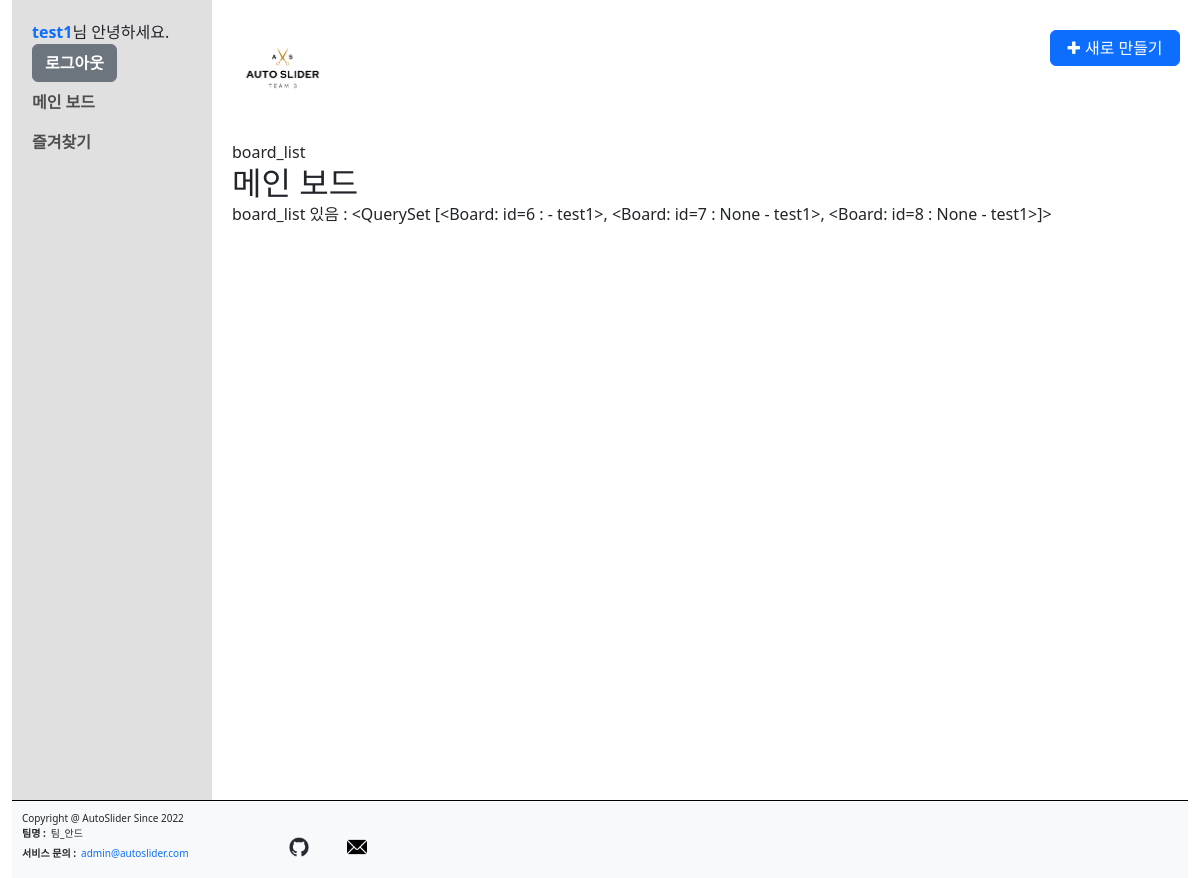
The app's page /list/ (signed in) with its own data.
### common/models.py (models this page shows, shortened)
class CustomUser(AbstractUser):
    nickname = models.CharField(max_length=20, default='')
    phone_regex = RegexValidator(regex=r'^01([0|1|6|7|8|9])-?([0-9]{3,4})-?([0-9]{4})$') # 정규식 011-123-4567 혹은 010-1234-5678 기준
    phone = models.CharField(validators=[phone_regex], max_length=13, unique=True, verbose_name='phone', null=False, blank=False) # 010-1234-5678 기준 갯수
    USERNAME_FIELD = 'username'
    REQUIRED_FIELDS = ['phone', 'nickname', 'email']
    first_name = None
    last_name = None

### boards/models.py (models this page shows, shortened)
class Board(models.Model):
    input_type_choices = [
        ('input_text', '텍스트 요약'),
        ('input_youtube', 'Youtube 영상 링크 입력'),
        ('input_video', '영상 파일 업로드')
    ]
    title = models.TextField(blank=True)
    input_type = models.TextField(choices=input_type_choices, null=True)
    input_text = models.TextField(blank=True, null=True)
    input_youtube = models.TextField(blank=True, null=True)
    input_video = models.FileField(upload_to='videos/', blank=True, null=True)
    total_text = models.TextField(blank=True, null=True)
    summary_text = models.TextField(blank=True, null=True)
    timeline_text = models.TextField(blank=True, null=True)
    note = models.TextField(blank=True, null=True)
    user_id = models.ForeignKey(CustomUser, on_delete=models.CASCADE)
    favorite = models.BooleanField(default=False)
    created_at = models.DateTimeField(auto_now_add=True)
    updated_at = models.DateTimeField(auto_now=True)
    def __str__(self):
        return f'id={self.id} : {self.title} - {self.user_id.username}'

### boards/views.py (the view)
# urls.py: path('list/', views.BoardListView.as_view(), name='board_list'),  # board_list 기본 & 목록
class BoardListView(LoginRequiredMixin, ListView):  # LoginRequiredMixin을 상속받아 로그인한 사용자만 접근할 수 있도록 설정
    model = Board
    template_name = 'boards/board_list.html'
    def get_queryset(self):
        return Board.objects.filter(user_id=self.request.user.id)
    def get_context_data(self, **kwargs):
        context = super().get_context_data(**kwargs)
        context['board_list'] = self.get_queryset()
        return context

### templates/boards/board_list.html (shortened to what this page needs)
{% extends "base.html" %}
{% block content %}
{% load static %}
{% include "navbar.html" %}
<section class="board_list container-fluid">
{{ request.resolver_match.url_name }}
{% if  request.resolver_match.url_name == 'board_list' %}
  <h2>메인 보드</h2>
  {% if board_list %}
  board_list 있음 : {{ board_list }}
  {% else %}
  빈 목록 - 메인보드
  {% endif %}
{% endif %}
</section>
<footer class="footer bg-light">
  <div class="rows">
      <div class="rights">
          <p class="copyright">Copyright @ AutoSlider Since 2022</p>
      </div>
      <ul class="info">
          <li><strong>팀명 :</strong>팀_안드</li>
          <li><strong>서비스 문의 :</strong><a href="mailto:admin@autoslider.com" class="mailto">admin@autoslider.com</a></li>
      </ul>
      <ul class="links">
          <li><a class="btn btn-outline-light btn-floating m-1" href="https://github.com/AutoSlider/total" target="_blank" role="button"><img src="{% static 'img/icons/github-mark.png' %}" alt="gitHub linke"></a></li>
          <li><a href="#" target="_blank"><a class="btn btn-outline-light btn-floating m-1" href="mailto:admin@autoslider.com" target="_blank" role="button"><img src="{% static 'img/icons/email.png' %}" alt="mail"></a></li>
      </ul>
  </div>
</footer>
{% endblock %}

### templates/navbar.html
{% load static %}
<header class="header">
  <h1 class="logo"><img src="{% static 'img/autoslider_logo.png' %}" alt="logo"></h1>
  <ul class="btnarea">
    {% if request.resolver_match.url_name is None or request.resolver_match.url_name == 'board_list' or request.resolver_match.url_name == 'favorite_board_list' %}
      <li><button id="newBoardBtn" class="btn btn-primary"><strong class="fa fa-plus" data-toggle="modal" data-target="newBoardModal"><span>새로 만들기</span></strong></button></li>
    {% endif %}
  </ul>
</header>
<nav class="navigation navbar navbar-nav">
    <ul class="navbar-nav">
      <li class="nav-item"><a href="#">{{ user.nickname }}</a>님 안녕하세요.</li>
      <li class="nav-item"><a href="{% url 'common:logout' %}" class="btn btn-secondary">로그아웃</a></li>
      <li class="nav-item"><a href="{% url 'boards:board_list' %}" class="nav-link" >메인 보드</a></li>
      <li class="nav-item"><a href="{% url 'boards:favorite_board_list' %}" class="nav-link" >즐겨찾기</a></li>
    </ul>
</nav>

### static/css/style.css (style rules this page uses)
html, body, h1, h2, h3, h4, h5, h6, dl, dt, dd, ol, ul, li, div, p, strong, span { margin: 0; padding: 0; list-style: none; }
html, body { position: relative; width: 100%; height: 100%; }
a { text-decoration: none; }
.header { height: 140px; padding: 20px 0; margin: 0 0 -140px 220px; }
.header .logo { width: 100px; }
.header .logo img { display: block; width: 100%; }
.header .btnarea { position: absolute; top: 30px; right: 20px; }
.header .btnarea #newBoardBtn { padding: 5px; width: 130px; }
.header #newBoardBtn strong { color: #ffffff; }
.header #newBoardBtn strong span { padding-left: 5px; }
.navigation { position: relative; float: left; width: 200px; height: 100%; padding: 20px 20px 0; z-index:10; background-color: #E0E0E0; align-items : baseline; }
.navbar ul { clear: both; width: 100%; }
.navbar ul li a { font-weight:600; }
.board_list { padding: 140px 10px 0 220px; }
.footer { clear: both; overflow: hidden; position: relative; width: 100%; padding: 10px; border-top: 1px solid #000; }
.footer .rights { z-index:0; }
.footer .rows { clear: both; float: none; overflow: hidden; position: relative; width: 100%; font-size: 10px; }
.footer .rows ul { float: left; width: 250px; z-index:10; }
.footer .rows ul li { display: block; margin-bottom: 5px; text-align: left; }
.footer .rows ul li strong { padding-right: 5px; }
.footer .rows ul li a img { display: block; width: 20px; }
.footer .rows .links li { display: inline-block; margin: 0 auto; width: 55px; }

### records on screen
CustomUser: nickname "test1"
Board: id+title+user_id "<QuerySet [<Board: id=6 : - test1>, <Board: id=7 : None - test1>, <Board: id=8 : None - test1>]>"

### other values on screen
{{ request.resolver_match.url_name }} "board_list"
